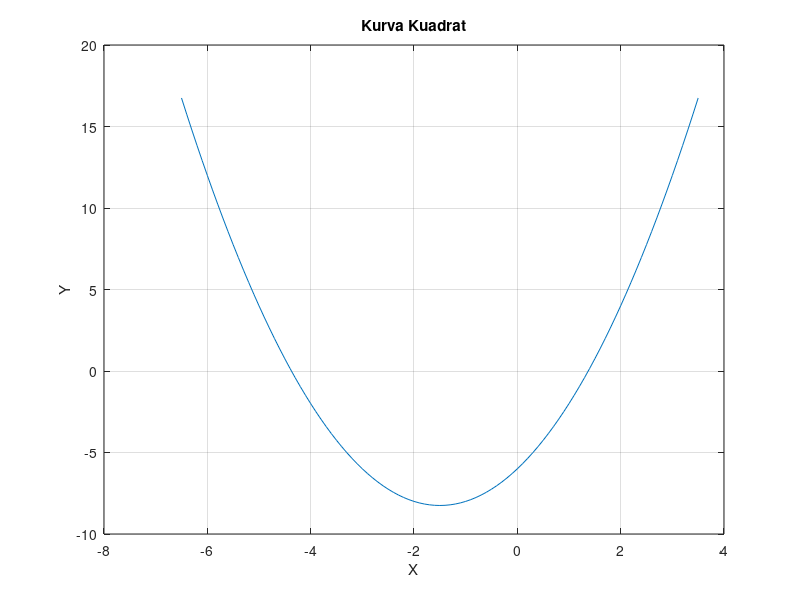

Here is the MATLAB script that generated this plot:
clc %Pembersihan layar
clear %Pembersihan memeori

a = 1
b = 3
c = -6

D = b^2 - 4*a*c

x1 = (-b + sqrt(D))/(2*a)
x2 = (-b - sqrt(D))/(2*a)

if D >= 0 
    fprintf('Akar Pertama x1 = %5.2f \n', x1)
    fprintf('Akar Kedua x2 = %5.2f \n', x2)
else
    fprintf('Akar Pertama x1 = %5.2f + %5.2f i \n', -b/(2*a), sqrt(-D)/(2*a))
    fprintf('Akar Kedua x2 = %5.2f - %5.2f i \n', -b/(2*a), sqrt(-D)/(2*a))
end

x0 = -b/(2*a);
x = x0 - 5:0.1: x0+5;
y = a*x.^2 + b*x + c;
plot(x,y)
grid on
xlabel('X')
ylabel('Y')
title('Kurva Kuadrat')
